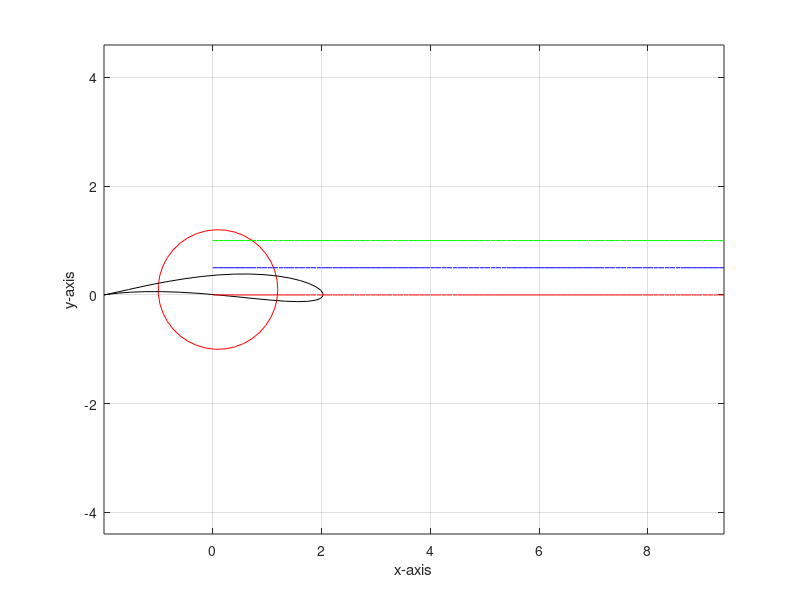

The MATLAB source for this figure:
clear
clc
close all
% Listing 11.03 Parametric plots
th = linspace(0, 2*pi, 40);
r = 1.1; g = .1;
cx = sqrt(r^2-g^2) - 1; cy = g;
x = r*cos(th) + cx;
y = r*sin(th) + cy;
plot( x, y,  'r' )
axis equal
grid on
hold on
z = complex(x, y);
w = z + 1./z;
plot( real(w), imag(w), 'k' );
%Listing 11.04 Simple 3-D line plots
x=0:0.1:3.*pi;
y1=zeros(size(x));
z1=sin(x);
z2=sin(2.*x);
z3=sin(3.*x);
y3=ones(size(x));
y2=y3./2;
plot3(x,y1,z1, 'r',x,y2,z2, 'b',x,y3,z3, 'g')
grid on
xlabel('x-axis'), ylabel('y-axis'), zlabel('z-axis')
